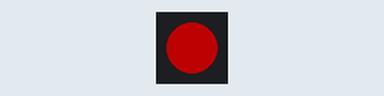
Bench run of a program on a simulated CircuitPython board. Shown: 1 RGB LEDs in strip order, left to right. Dim RGB values are drawn brighter than linear.

Above: at 0.2 s.
At 0.7 s:
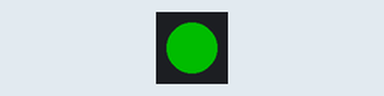
At 2.7 s:
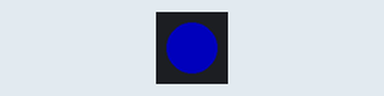
Timing chart, 0 to 3.5 s (numbered marks = the images above):
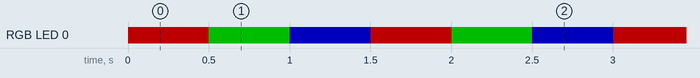

Measured:
- by itself, RGB LED 0: repeats every 1.5 s: RGB(0, 76, 0) 0.50 s, RGB(0, 0, 76) 0.50 s, RGB(76, 0, 0) 0.50 s
- by itself, everything shown: repeats every 1.5 s, in 3 steps

The program:

codeDotstar.py
```python
"""CircuitPython Essentials Internal RGB LED red, green, blue example"""
import time
import board

# For Trinket M0, Gemma M0, ItsyBitsy M0 Express, and ItsyBitsy M4 Express
import adafruit_dotstar
led = adafruit_dotstar.DotStar(board.APA102_SCK, board.APA102_MOSI, 1)

led.brightness = 0.3

while True:
    led[0] = (255, 0, 0)
    time.sleep(0.5)
    led[0] = (0, 255, 0)
    time.sleep(0.5)
    led[0] = (0, 0, 255)
    time.sleep(0.5)

# Write your code here :-)
```
